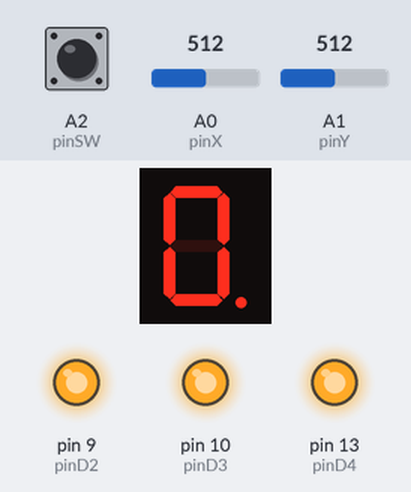
The sketch below on a simulated Arduino Uno, built with avr-gcc and run on an emulated ATmega328P. Shown: 1-digit seven-segment display, output pins drawn as LEDs (lit = HIGH). Wiring (inferred from the names in the program): 1-digit 7-segment display, segments lit when HIGH: segments pin 12, pin 8, pin 5, pin 3, pin 2, pin 11, pin 6, pin 4. Dashed ring = blinking. The test bench sets the inputs (shaded band); at power-on: A1 (pinY) = 512, A0 (pinX) = 512, A2 (pinSW) HIGH. The segment pins are drawn as the display they are named for; pins used as bus, display or sensor lines are not drawn.

Above: at 1.2 s.
1.3 s: A1 (pinY) set to 583
2.8 s: A1 (pinY) set to 616
At 3.4 s:
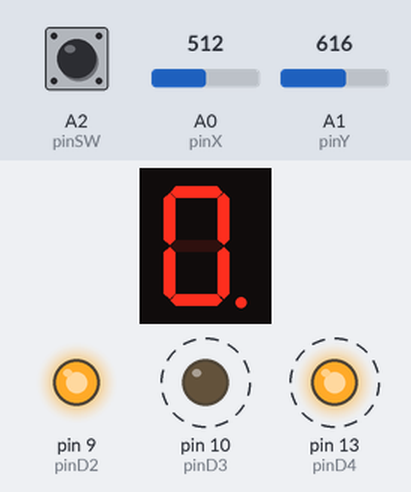
At 5.7 s:
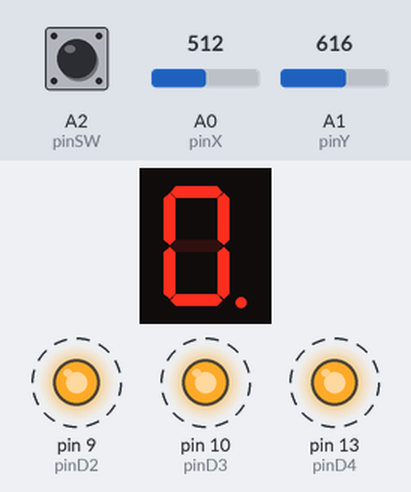
5.8 s: A1 (pinY) set to 590
At 6.8 s:
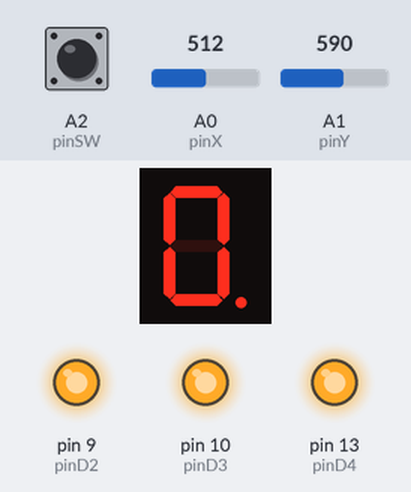
Timing chart, 0 to 8.8 s (numbered marks = the images above; inputs shaded):
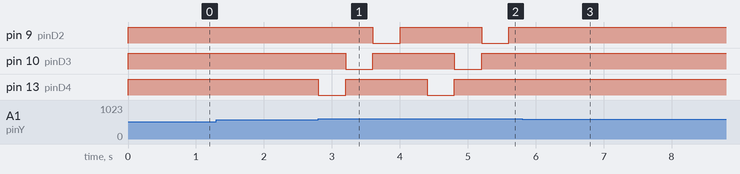

The sketch:

joystick4digit7segment.ino
```cpp
const int pinA = 12;
const int pinB = 8;
const int pinC = 5;
const int pinD = 3;
const int pinE = 2;
const int pinF = 11;
const int pinG = 6;
const int pinDP = 4;
const int pinD1 = 7;
const int pinD2 = 9;
const int pinD3 = 10;
const int pinD4 = 13;

const int pinX = A0; //analog input, there s no need to declare in pinMode
const int pinY = A1; //analog input
const int pinSW = A2;
int valueX = 0;
int valueY = 0;
int valueSW = 0;

int blinkState = HIGH;
int dpState = HIGH;
bool joyMoved = false;
bool digitLocked = false; // to check whether the digit is locked or not
int lockedBefore = false;
int digitToShow = 0; // the initial digit from where we start is the one from the left
int minThreshold = 400; // min value of the default joystick state
int maxThreshold = 600; // max value of the default joystick state

int lastMillis = 0;

const int segSize = 8;
const int noOfDisplays = 4;
const int noOfDigits = 10;

int segments[segSize] = {
  pinA, pinB, pinC, pinD, pinE, pinF, pinG, pinDP
};

int digits[noOfDisplays] = {
  pinD1, pinD2, pinD3, pinD4
 };

int digitValues[noOfDisplays]={
  0,0,0,0
  };

byte dpStates[noOfDisplays] = {
  LOW,LOW,LOW,LOW
};

 byte digitMatrix[noOfDigits][segSize - 1] = {
// a  b  c  d  e  f  g
  {1, 1, 1, 1, 1, 1, 0}, // 0
  {0, 1, 1, 0, 0, 0, 0}, // 1
  {1, 1, 0, 1, 1, 0, 1}, // 2
  {1, 1, 1, 1, 0, 0, 1}, // 3
  {0, 1, 1, 0, 0, 1, 1}, // 4
  {1, 0, 1, 1, 0, 1, 1}, // 5
  {1, 0, 1, 1, 1, 1, 1}, // 6
  {1, 1, 1, 0, 0, 0, 0}, // 7
  {1, 1, 1, 1, 1, 1, 1}, // 8
  {1, 1, 1, 1, 0, 1, 1}  // 9
};


// display the number received as parameter, named digit
void displayNumber(byte digit, byte decimalPoint) {
  for (int i = 0; i < segSize - 1; i++) {
  digitalWrite(segments[i], digitMatrix[digit][i]);
  }
    // write the decimalPoint to DP pin
  digitalWrite(segments[segSize - 1], decimalPoint);
}

// activate the display no. received as param
void showDigit(int num) {
  for (int i = 0; i < noOfDisplays; i++) {
  digitalWrite(digits[i], HIGH);
  }
  digitalWrite(digits[num], LOW);
}

void blinkDP(int num) {
  if(millis() - lastMillis > 500) {
    lastMillis = millis();
    blinkState = ! blinkState;
    digitalWrite(segments[segSize - 1], LOW);
  }
}
void setup() {
    for (int i = 0; i < segSize - 1; i++)
  {
  pinMode(segments[i], OUTPUT);
  }
  for (int i = 0; i < noOfDisplays; i++)
  {
  pinMode(digits[i], OUTPUT);
  }
  pinMode(pinDP, OUTPUT);
  pinMode(pinSW,INPUT_PULLUP);
}

void loop() {
  valueX = analogRead(pinX);
  valueY = analogRead(pinY);
  valueSW = digitalRead(pinSW);

  if(valueY < minThreshold && joyMoved == false && digitLocked == false) {
    if(digitToShow < 3)
    digitToShow++;
    else {
      digitToShow = 0;
    }
    blinkDP(digitToShow);
    showDigit(digitToShow);
    joyMoved = true;
  }
  if(valueY > maxThreshold && joyMoved == false && digitLocked == false) {
   if(digitToShow > 0)
    digitToShow--;
    else {
      digitToShow = 3;
    }
    blinkDP(digitToShow);
    showDigit(digitToShow);
    joyMoved = true;
  }

  if(valueY <= maxThreshold && valueY >= minThreshold && digitLocked == false)
  joyMoved = false;

  if(valueX > maxThreshold && joyMoved == false && digitLocked == true) {
    digitValues[digitToShow] ++;
    joyMoved = true;
    if(digitValues[digitToShow] > 9) digitValues[digitToShow] = 0;
  }

  if(valueX < minThreshold && joyMoved == false && digitLocked == true){
    digitValues[digitToShow] --;
    joyMoved = true;
    if(digitValues[digitToShow] < 0) digitValues[digitToShow] = 9;
    digitValues[digitToShow] = digitValues[digitToShow];
  }

  if(valueX <= maxThreshold && valueX >= minThreshold && valueY <= maxThreshold && valueY >= minThreshold && digitLocked == true) {
   joyMoved = false;
    valueSW = digitalRead(pinSW);
    if(valueSW == 0) {
      digitLocked = !digitLocked;
    }
  }

  else if(valueX <= maxThreshold && valueX >= minThreshold && digitLocked == false) {
   joyMoved = false;
    valueSW = digitalRead(pinSW);
    if(valueSW == 0) {
      digitLocked = ! digitLocked;
      Serial.println(valueSW);
    }
  }

 displayNumber(digitValues[digitToShow], dpState);
 showDigit(digitToShow);
 delay(400);
}
```

Measured:
- the behaviour switches between 600 and 601 on A1 (pinY) (found by bisection; images 0 and 1)
- after the input at 1.3 s, every drawn part: stays the same
- after the input at 2.8 s, pin 9 (pinD2): alternates HIGH for 1.2 s and LOW for 0.40 s, starting after 0.80 s; pin 10 (pinD3): alternates HIGH for 1.2 s and LOW for 0.40 s, starting after 0.40 s; pin 13 (pinD4): alternates HIGH for 1.2 s and LOW for 0.40 s, starting at once
- after the input at 5.8 s, pin 9 (pinD2), pin 10 (pinD3), pin 13 (pinD4): stops changing and stays HIGH
